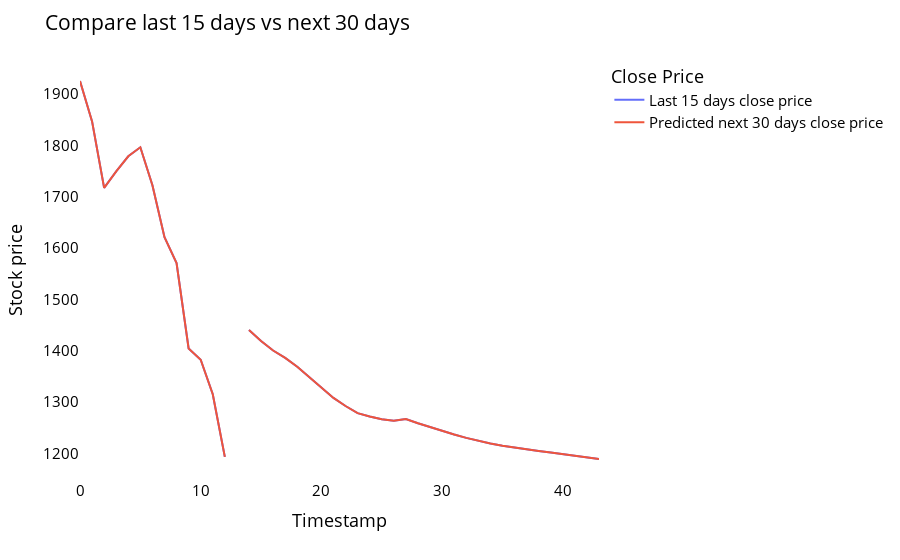

Notebook code for this chart:
### Code cell
temp_mat = np.empty((len(last_days)+pred_days+1,1))
temp_mat[:] = np.nan
temp_mat = temp_mat.reshape(1,-1).tolist()[0]

last_original_days_value = temp_mat
next_predicted_days_value = temp_mat

last_original_days_value[0:time_step+1] = scaler.inverse_transform(closedf[len(closedf)-time_step:]).reshape(1,-1).tolist()[0]
next_predicted_days_value[time_step+1:] = scaler.inverse_transform(np.array(lst_output).reshape(-1,1)).reshape(1,-1).tolist()[0]

new_pred_plot = pd.DataFrame({
    'last_original_days_value':last_original_days_value,
    'next_predicted_days_value':next_predicted_days_value
})

names = cycle(['Last 15 days close price','Predicted next 30 days close price'])

fig = px.line(new_pred_plot,x=new_pred_plot.index, y=[new_pred_plot['last_original_days_value'],
                                                      new_pred_plot['next_predicted_days_value']],
              labels={'value': 'Stock price','index': 'Timestamp'})
fig.update_layout(title_text='Compare last 15 days vs next 30 days',
                  plot_bgcolor='white', font_size=15, font_color='black',legend_title_text='Close Price')
fig.for_each_trace(lambda t:  t.update(name = next(names)))
fig.update_xaxes(showgrid=False)
fig.update_yaxes(showgrid=False)
fig.show()

### Figure 1 — Plotly figure (JSON) as saved in the notebook; plotly's stock layout.template omitted (floating-point values rounded to 4 significant figures)
{"data": [{"hovertemplate": "variable=last_original_days_value<br>Timestamp=%{x}<br>Stock price=%{y}<extra></extra>", "legendgroup": "last_original_days_value", "line": {"color": "#636efa", "dash": "solid"}, "marker": {"symbol": "circle"}, "mode": "lines", "name": "Last 15 days close price", "orientation": "v", "showlegend": true, "type": "scatter", "x": [0, 1, 2, 3, 4, 5, 6, 7, 8, 9, 10, 11, 12, 13, 14, 15, 16, 17, 18, 19, 20, 21, 22, 23, 24, 25, 26, 27, 28, 29, 30, 31, 32, 33, 34, 35, 36, 37, 38, 39, 40, 41, 42, 43], "xaxis": "x", "y": [1926.0, 1847.0, 1718.0, 1750.0, 1779.0, 1797.0, 1723.0, 1621.0, 1571.0, 1405.0, 1383.0, 1316.0, 1194.0, null, 1441.0, 1419.0, 1401.0, 1386.0, 1369.0, 1349.0, 1327.0, 1308.0, 1293.0, 1279.0, 1272.0, 1267.0, 1264.0, 1267.0, 1259.0, 1251.0, 1244.0, 1237.0, 1231.0, 1225.0, 1220.0, 1215.0, 1211.0, 1208.0, 1205.0, 1202.0, 1199.0, 1195.0, 1192.0, 1189.0], "yaxis": "y"}, {"hovertemplate": "variable=next_predicted_days_value<br>Timestamp=%{x}<br>Stock price=%{y}<extra></extra>", "legendgroup": "next_predicted_days_value", "line": {"color": "#EF553B", "dash": "solid"}, "marker": {"symbol": "circle"}, "mode": "lines", "name": "Predicted next 30 days close price", "orientation": "v", "showlegend": true, "type": "scatter", "x": [0, 1, 2, 3, 4, 5, 6, 7, 8, 9, 10, 11, 12, 13, 14, 15, 16, 17, 18, 19, 20, 21, 22, 23, 24, 25, 26, 27, 28, 29, 30, 31, 32, 33, 34, 35, 36, 37, 38, 39, 40, 41, 42, 43], "xaxis": "x", "y": [1926.0, 1847.0, 1718.0, 1750.0, 1779.0, 1797.0, 1723.0, 1621.0, 1571.0, 1405.0, 1383.0, 1316.0, 1194.0, null, 1441.0, 1419.0, 1401.0, 1386.0, 1369.0, 1349.0, 1327.0, 1308.0, 1293.0, 1279.0, 1272.0, 1267.0, 1264.0, 1267.0, 1259.0, 1251.0, 1244.0, 1237.0, 1231.0, 1225.0, 1220.0, 1215.0, 1211.0, 1208.0, 1205.0, 1202.0, 1199.0, 1195.0, 1192.0, 1189.0], "yaxis": "y"}], "layout": {"font": {"color": "black", "size": 15}, "legend": {"title": {"text": "Close Price"}, "tracegroupgap": 0}, "margin": {"t": 60}, "plot_bgcolor": "white", "title": {"text": "Compare last 15 days vs next 30 days"}, "xaxis": {"anchor": "y", "domain": [0, 1], "showgrid": false, "title": {"text": "Timestamp"}}, "yaxis": {"anchor": "x", "domain": [0, 1], "showgrid": false, "title": {"text": "Stock price"}}}}
